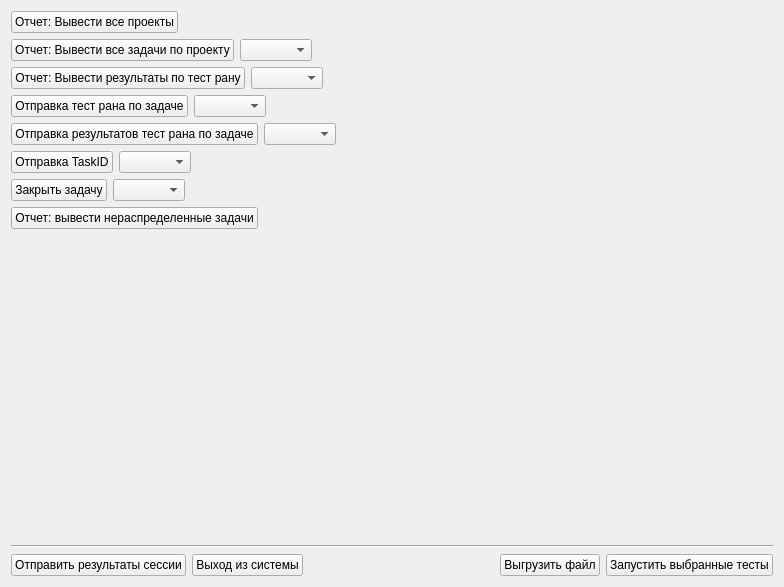
<?xml version="1.0" encoding="UTF-8"?>
<ui version="4.0">
 <class>report</class>
 <widget class="QWidget" name="report">
  <property name="geometry">
   <rect>
    <x>0</x>
    <y>0</y>
    <width>784</width>
    <height>587</height>
   </rect>
  </property>
  <property name="windowTitle">
   <string>Form</string>
  </property>
  <layout class="QVBoxLayout" name="verticalLayout">
   <item>
    <layout class="QHBoxLayout" name="horizontalLayout_9">
     <item>
      <widget class="QPushButton" name="pushButton">
       <property name="text">
        <string>Отчет: Вывести все проекты</string>
       </property>
      </widget>
     </item>
     <item>
      <spacer name="horizontalSpacer_2">
       <property name="orientation">
        <enum>Qt::Horizontal</enum>
       </property>
       <property name="sizeHint" stdset="0">
        <size>
         <width>40</width>
         <height>20</height>
        </size>
       </property>
      </spacer>
     </item>
    </layout>
   </item>
   <item>
    <layout class="QHBoxLayout" name="horizontalLayout_2">
     <item>
      <widget class="QPushButton" name="pushButton_2">
       <property name="text">
        <string>Отчет: Вывести все задачи по проекту</string>
       </property>
      </widget>
     </item>
     <item>
      <widget class="QComboBox" name="comboBox"/>
     </item>
     <item>
      <spacer name="horizontalSpacer_3">
       <property name="orientation">
        <enum>Qt::Horizontal</enum>
       </property>
       <property name="sizeHint" stdset="0">
        <size>
         <width>40</width>
         <height>20</height>
        </size>
       </property>
      </spacer>
     </item>
    </layout>
   </item>
   <item>
    <layout class="QHBoxLayout" name="horizontalLayout_3">
     <item>
      <widget class="QPushButton" name="pushButton_4">
       <property name="text">
        <string>Отчет: Вывести результаты по тест рану</string>
       </property>
      </widget>
     </item>
     <item>
      <widget class="QComboBox" name="comboBox_2"/>
     </item>
     <item>
      <spacer name="horizontalSpacer_4">
       <property name="orientation">
        <enum>Qt::Horizontal</enum>
       </property>
       <property name="sizeHint" stdset="0">
        <size>
         <width>40</width>
         <height>20</height>
        </size>
       </property>
      </spacer>
     </item>
    </layout>
   </item>
   <item>
    <layout class="QHBoxLayout" name="horizontalLayout_4">
     <item>
      <widget class="QPushButton" name="pushButton_3">
       <property name="text">
        <string>Отправка тест рана по задаче</string>
       </property>
      </widget>
     </item>
     <item>
      <widget class="QComboBox" name="comboBox_3"/>
     </item>
     <item>
      <spacer name="horizontalSpacer_5">
       <property name="orientation">
        <enum>Qt::Horizontal</enum>
       </property>
       <property name="sizeHint" stdset="0">
        <size>
         <width>40</width>
         <height>20</height>
        </size>
       </property>
      </spacer>
     </item>
    </layout>
   </item>
   <item>
    <layout class="QHBoxLayout" name="horizontalLayout_5">
     <item>
      <widget class="QPushButton" name="pushButton_6">
       <property name="text">
        <string>Отправка результатов тест рана по задаче</string>
       </property>
      </widget>
     </item>
     <item>
      <widget class="QComboBox" name="comboBox_6"/>
     </item>
     <item>
      <spacer name="horizontalSpacer_6">
       <property name="orientation">
        <enum>Qt::Horizontal</enum>
       </property>
       <property name="sizeHint" stdset="0">
        <size>
         <width>40</width>
         <height>20</height>
        </size>
       </property>
      </spacer>
     </item>
    </layout>
   </item>
   <item>
    <layout class="QHBoxLayout" name="horizontalLayout_6">
     <item>
      <widget class="QPushButton" name="pushButton_7">
       <property name="text">
        <string>Отправка TaskID</string>
       </property>
      </widget>
     </item>
     <item>
      <widget class="QComboBox" name="comboBox_5"/>
     </item>
     <item>
      <spacer name="horizontalSpacer_7">
       <property name="orientation">
        <enum>Qt::Horizontal</enum>
       </property>
       <property name="sizeHint" stdset="0">
        <size>
         <width>40</width>
         <height>13</height>
        </size>
       </property>
      </spacer>
     </item>
    </layout>
   </item>
   <item>
    <layout class="QHBoxLayout" name="horizontalLayout_7">
     <item>
      <widget class="QPushButton" name="pushButton_5">
       <property name="text">
        <string>Закрыть задачу</string>
       </property>
      </widget>
     </item>
     <item>
      <widget class="QComboBox" name="comboBox_4"/>
     </item>
     <item>
      <spacer name="horizontalSpacer_8">
       <property name="orientation">
        <enum>Qt::Horizontal</enum>
       </property>
       <property name="sizeHint" stdset="0">
        <size>
         <width>40</width>
         <height>13</height>
        </size>
       </property>
      </spacer>
     </item>
    </layout>
   </item>
   <item>
    <layout class="QHBoxLayout" name="horizontalLayout_8">
     <item>
      <widget class="QPushButton" name="pushButton_8">
       <property name="text">
        <string>Отчет: вывести нераспределенные задачи</string>
       </property>
      </widget>
     </item>
     <item>
      <spacer name="horizontalSpacer_9">
       <property name="orientation">
        <enum>Qt::Horizontal</enum>
       </property>
       <property name="sizeHint" stdset="0">
        <size>
         <width>40</width>
         <height>13</height>
        </size>
       </property>
      </spacer>
     </item>
    </layout>
   </item>
   <item>
    <spacer name="verticalSpacer">
     <property name="orientation">
      <enum>Qt::Vertical</enum>
     </property>
     <property name="sizeHint" stdset="0">
      <size>
       <width>20</width>
       <height>290</height>
      </size>
     </property>
    </spacer>
   </item>
   <item>
    <widget class="Line" name="line">
     <property name="orientation">
      <enum>Qt::Horizontal</enum>
     </property>
    </widget>
   </item>
   <item>
    <layout class="QHBoxLayout" name="horizontalLayout">
     <item>
      <widget class="QPushButton" name="pushButton_9">
       <property name="text">
        <string>Отправить результаты сессии</string>
       </property>
      </widget>
     </item>
     <item>
      <widget class="QPushButton" name="pushButton_10">
       <property name="text">
        <string>Выход из системы</string>
       </property>
      </widget>
     </item>
     <item>
      <spacer name="horizontalSpacer">
       <property name="orientation">
        <enum>Qt::Horizontal</enum>
       </property>
       <property name="sizeHint" stdset="0">
        <size>
         <width>40</width>
         <height>20</height>
        </size>
       </property>
      </spacer>
     </item>
     <item>
      <widget class="QPushButton" name="pushButton_12">
       <property name="text">
        <string>Выгрузить файл</string>
       </property>
      </widget>
     </item>
     <item>
      <widget class="QPushButton" name="pushButton_11">
       <property name="text">
        <string>Запустить выбранные тесты</string>
       </property>
      </widget>
     </item>
    </layout>
   </item>
  </layout>
 </widget>
 <resources/>
 <connections/>
</ui>
